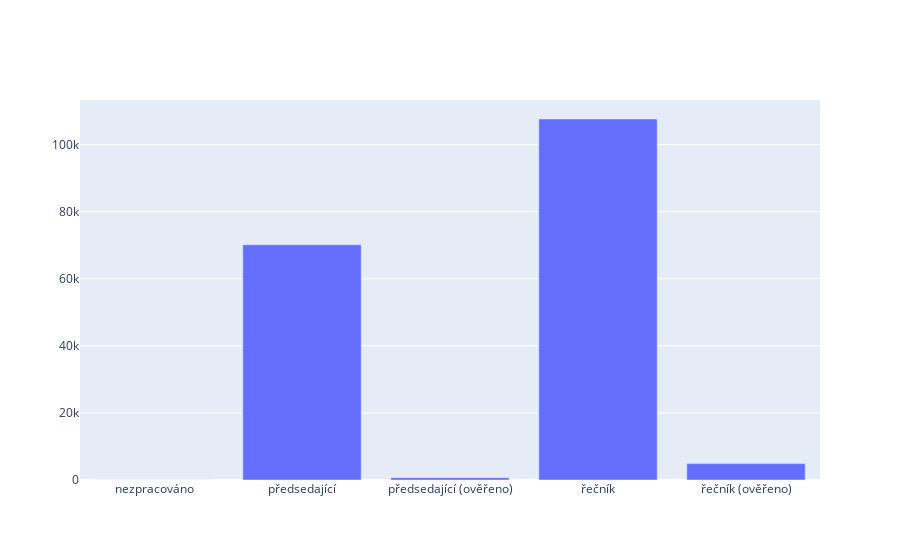

Here is the notebook cell this chart was saved with:
### Code cell
data = df.groupby('druh_CAT').size()
x = data.index
y=data.values
print(data)
go.Figure(go.Bar(x=x, y=y))

### Figure 1 — Plotly figure (JSON) as saved in the notebook; plotly's stock layout.template omitted (floating-point values rounded to 4 significant figures)
{"data": [{"type": "bar", "x": ["nezpracováno", "předsedající", "předsedající (ověřeno)", "řečník", "řečník (ověřeno)"], "y": [20, 70098, 678, 107596, 4888]}], "layout": {"autosize": true, "xaxis": {"autorange": true, "range": [-0.5, 4.5], "type": "category"}, "yaxis": {"autorange": true, "range": [0, 113300.0], "type": "linear"}}}
